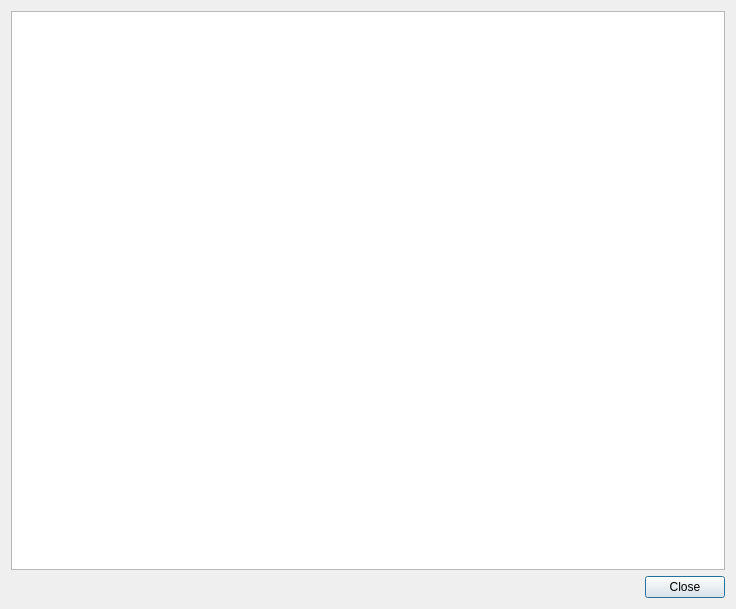
<?xml version="1.0" encoding="UTF-8"?>
<ui version="4.0">
 <class>HelpDialog</class>
 <widget class="QDialog" name="HelpDialog">
  <property name="geometry">
   <rect>
    <x>0</x>
    <y>0</y>
    <width>736</width>
    <height>609</height>
   </rect>
  </property>
  <property name="windowTitle">
   <string>PhyxCalc Help</string>
  </property>
  <layout class="QVBoxLayout" name="verticalLayout">
   <item>
    <widget class="QTextBrowser" name="textBrowser"/>
   </item>
   <item>
    <widget class="QDialogButtonBox" name="buttonBox">
     <property name="orientation">
      <enum>Qt::Horizontal</enum>
     </property>
     <property name="standardButtons">
      <set>QDialogButtonBox::Close</set>
     </property>
    </widget>
   </item>
  </layout>
 </widget>
 <resources/>
 <connections>
  <connection>
   <sender>buttonBox</sender>
   <signal>accepted()</signal>
   <receiver>HelpDialog</receiver>
   <slot>accept()</slot>
   <hints>
    <hint type="sourcelabel">
     <x>248</x>
     <y>254</y>
    </hint>
    <hint type="destinationlabel">
     <x>157</x>
     <y>274</y>
    </hint>
   </hints>
  </connection>
  <connection>
   <sender>buttonBox</sender>
   <signal>rejected()</signal>
   <receiver>HelpDialog</receiver>
   <slot>reject()</slot>
   <hints>
    <hint type="sourcelabel">
     <x>316</x>
     <y>260</y>
    </hint>
    <hint type="destinationlabel">
     <x>286</x>
     <y>274</y>
    </hint>
   </hints>
  </connection>
 </connections>
</ui>
